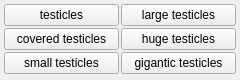
<?xml version="1.0" encoding="UTF-8"?>
<ui version="4.0">
 <class>body_parts_testicles_menu</class>
 <widget class="QWidget" name="body_parts_testicles_menu">
  <property name="geometry">
   <rect><x>0</x><y>0</y><width>240</width><height>80</height></rect>
  </property>
  <layout class="QGridLayout" name="grid">
   <property name="leftMargin"><number>4</number></property>
   <property name="topMargin"><number>4</number></property>
   <property name="rightMargin"><number>4</number></property>
   <property name="bottomMargin"><number>4</number></property>
   <property name="horizontalSpacing"><number>2</number></property>
   <property name="verticalSpacing"><number>2</number></property>
   <item row="0" column="0">
    <widget class="QPushButton" name="chk_testicles">
     <property name="checkable"><bool>true</bool></property>
     <property name="text"><string>testicles</string></property>
     <property name="tags" stdset="0"><string>testicles</string></property>
    </widget>
   </item>
   <item row="1" column="0">
    <widget class="QPushButton" name="chk_covered_testicles">
     <property name="checkable"><bool>true</bool></property>
     <property name="text"><string>covered testicles</string></property>
     <property name="tags" stdset="0"><string>covered testicles</string></property>
    </widget>
   </item>
   <item row="2" column="0">
    <widget class="QPushButton" name="chk_small_testicles">
     <property name="checkable"><bool>true</bool></property>
     <property name="text"><string>small testicles</string></property>
     <property name="tags" stdset="0"><string>small testicles</string></property>
    </widget>
   </item>
   <item row="0" column="1">
    <widget class="QPushButton" name="chk_large_testicles">
     <property name="checkable"><bool>true</bool></property>
     <property name="text"><string>large testicles</string></property>
     <property name="tags" stdset="0"><string>large testicles</string></property>
    </widget>
   </item>
   <item row="1" column="1">
    <widget class="QPushButton" name="chk_huge_testicles">
     <property name="checkable"><bool>true</bool></property>
     <property name="text"><string>huge testicles</string></property>
     <property name="tags" stdset="0"><string>huge testicles</string></property>
    </widget>
   </item>
   <item row="2" column="1">
    <widget class="QPushButton" name="chk_gigantic_testicles">
     <property name="checkable"><bool>true</bool></property>
     <property name="text"><string>gigantic testicles</string></property>
     <property name="tags" stdset="0"><string>gigantic testicles</string></property>
    </widget>
   </item>
  </layout>
 </widget>
 <resources/>
 <connections/>
</ui>
